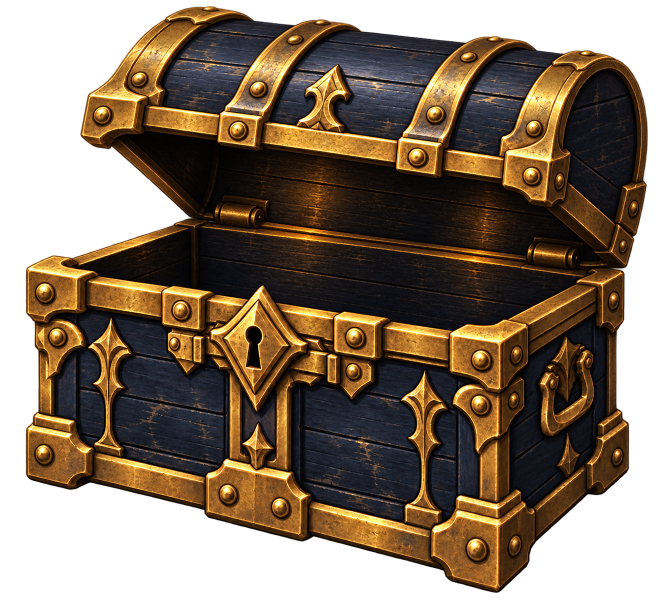
#> input picture art-source/chests/open.png, 1312 x 1199 px, given in place of closed.png, which was not available (shown at 1/2 size)
$ python build-art.py
#> lines starting #> are read from the running program, lines starting #| are printed output that depends on the picture; pictures that were not available may be replaced by others from this repository, and a replacement may not be noted
"""Build transparent, mobile-sized chest paintings from offline PNG masters."""
from pathlib import Path
from PIL import Image
import io

ROOT = Path(__file__).resolve().parents[2]
OUT = ROOT / 'webapp/art/chests/v1'
OUT.mkdir(parents=True, exist_ok=True)
for state in ('closed', 'open'):
    image = Image.open(ROOT / f'art-source/chests/{state}.png').convert('RGBA')
#> image is the input picture: PIL image 1312x1199 RGBA; mean R, G, B, A 59.7, 42.4, 24, 177.6
    image = image.crop(image.getchannel('A').getbbox())
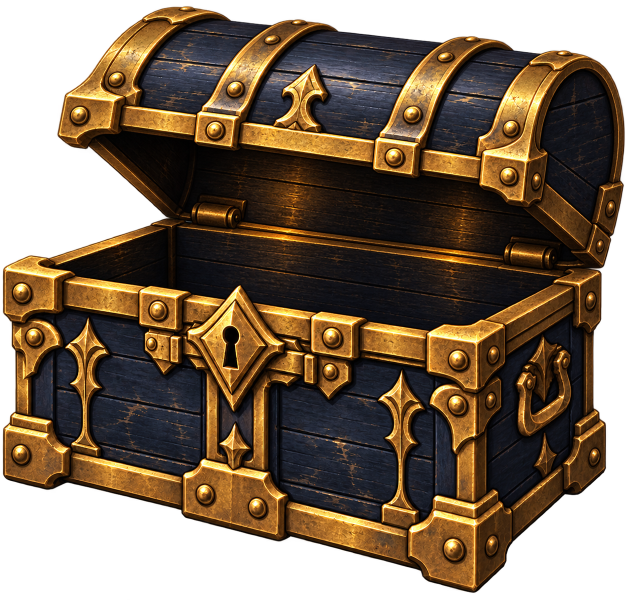
#> image: PIL image 1252x1199 RGBA (shown at 1/2 size); mean R, G, B, A 62.5, 44.4, 25.1, 186.1; transparent parts drawn white
    for size, budget in ((128, 18000), (256, 45000), (512, 130000)):
        fitted = image.copy()
        fitted.thumbnail((int(size * .90), int(size * .90)), Image.Resampling.LANCZOS)
        canvas = Image.new('RGBA', (size, size))
        canvas.alpha_composite(fitted, ((size - fitted.width) // 2, int(size * .95) - fitted.height))
        for quality in (82, 78, 74, 70):
            data = io.BytesIO()
            canvas.save(data, format='WEBP', quality=quality, method=6)
            if data.tell() <= budget:
                break
        if data.tell() > budget:
            raise ValueError(f'{state}-{size} exceeds {budget} bytes')
        target = OUT / f'{state}-{size}.webp'
        temporary = target.with_suffix('.tmp')
        temporary.write_bytes(data.getvalue())
        temporary.replace(target)
        print(target.name, data.tell())
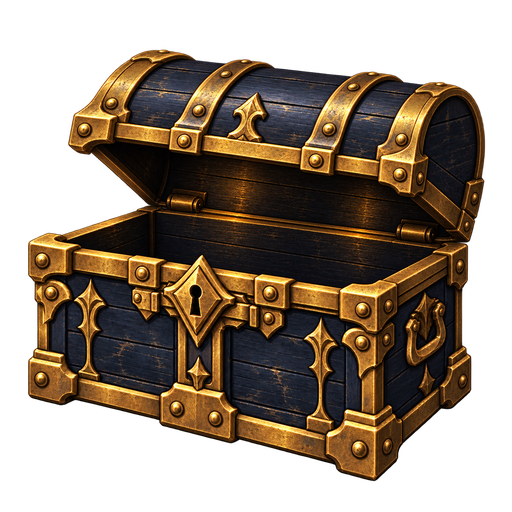
#> canvas: PIL image 512x512 RGBA; mean R, G, B, A 48.1, 34.2, 19.4, 144; transparent parts drawn white
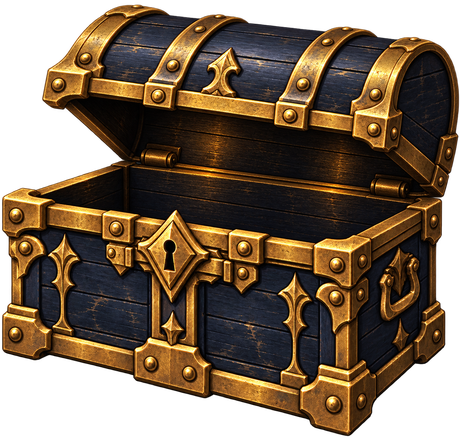
#> fitted: PIL image 460x441 RGBA; mean R, G, B, A 62.1, 44.2, 25, 186.1; transparent parts drawn white
